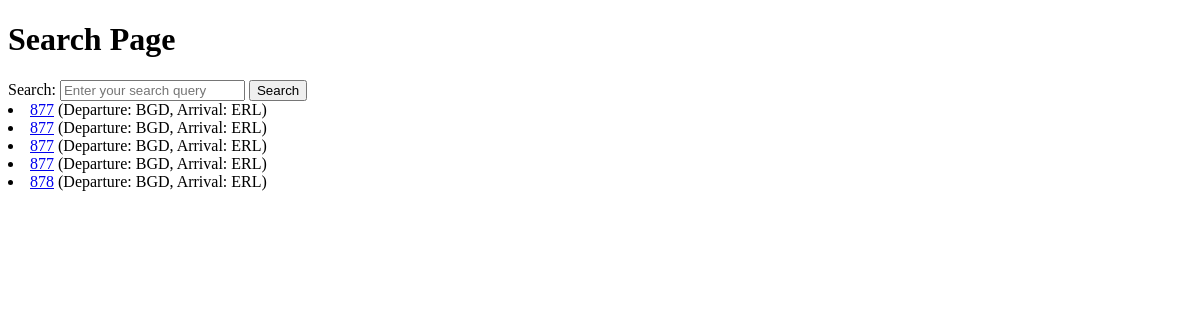
The app's page /search_view/, older data.
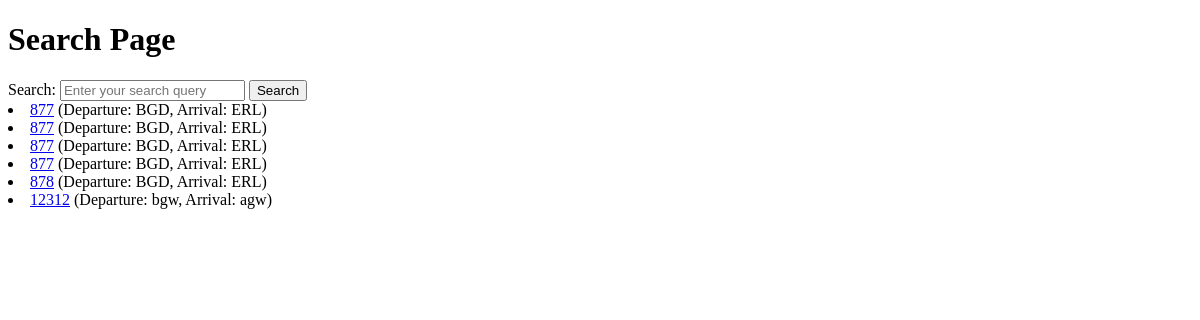
The same page, newer data.
### flights/models.py (models this page shows, shortened)
class Flight(models.Model):
    flight_number = models.CharField(max_length=10)
    departure_airport = models.CharField(max_length=3)
    arrival_airport = models.CharField(max_length=3)
    available_seats = models.PositiveIntegerField(default=125)
    max_seats = models.PositiveIntegerField(default=125)
    ticket_price = models.DecimalField(max_digits=10, decimal_places=2)
    departure_time = models.DateTimeField()
    arrival_time = models.DateTimeField()

### flights/views.py (the view)
# urls.py: path('search_view/', views.search_view, name='search_view'),
def search_view(request):
    query = request.GET.get('q')
    if query:
        flights = Flight.objects.filter(
            Q(flight_number__icontains=query) |
            Q(departure_airport__icontains=query) |
            Q(arrival_airport__icontains=query)
        )
    else:
        flights = Flight.objects.all()
    return render(request, 'search.html', {'flights': flights})

### flights/templates/search.html (shortened to what this page needs)
<!DOCTYPE html>
<html>
<head>
</head>
<body>
    <h1>Search Page</h1>
    <form method="GET" action="{% url 'search_view' %}">
        <label for="search_query">Search:</label>
        <input type="text" id="search_query" name="q" placeholder="Enter your search query">
        <button type="submit">Search</button>
                    {% for flight in flights %}
            <li>
                <a href="{% url 'flight_detail' flight.id %}">{{ flight.flight_number }}</a>
                (Departure: {{ flight.departure_airport }}, Arrival: {{ flight.arrival_airport }})
            </li>
        {% empty %}
            <p>No flights match the search query.</p>
        {% endfor %}
    </form>
</body>
</html>

Row changes from the older to the newer data that the page shows:
added Flight: flight_number "12312", departure_airport "bgw", arrival_airport "agw"
